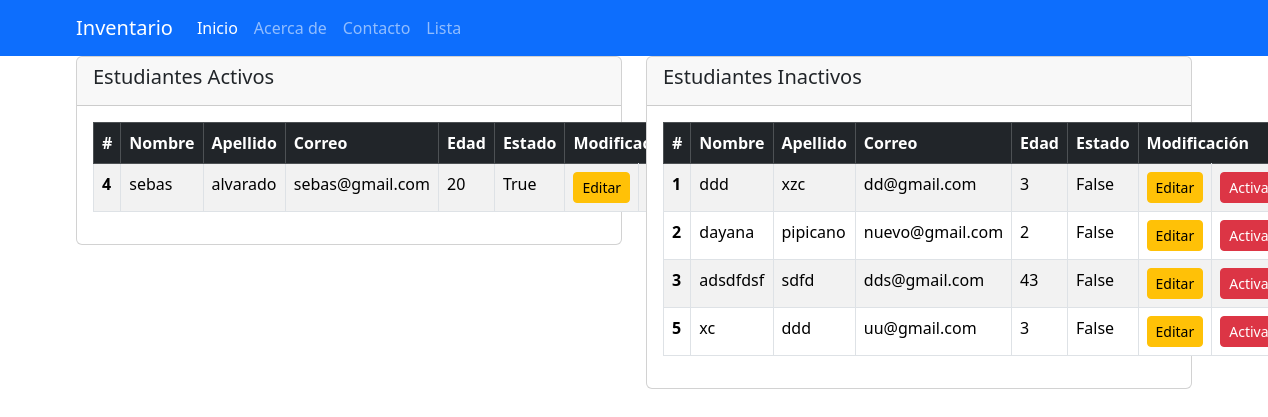
The app's page /listar_estudiente, older data.
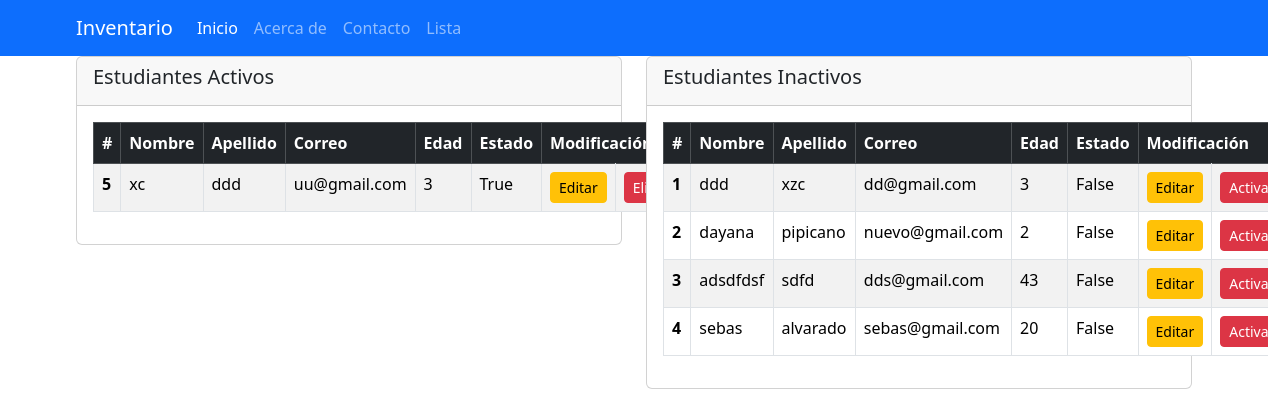
The same page, newer data.
### apps/usuarios/models.py (models this page shows)
class Estudiante(models.Model):
    nombre = models.CharField(max_length=50)
    apellido = models.CharField(max_length=50)
    correo = models.EmailField(unique=True)
    edad = models.IntegerField()
    estado = models.BooleanField(default=True)

### apps/usuarios/views.py (the view)
# urls.py: path('listar_estudiente', paginacion, name='listar_estudiante'),
def paginacion(request):
    estudiantes = Estudiante.objects.all()
    paginacion = Paginator(estudiantes,10)
    page_number = request.GET.get('page')
    page_obj = paginacion.get_page(page_number)
    return render(request,'listar_estudiante.html', {'page_obj':page_obj})

### template/listar_estudiante.html
{%include "base.html" %}
{% block body %}
<div class="container">
    <div class="row">
        <div class="col-md-6">
            <div class="card">
                <div class="card-header">
                    <h5 class="card-title">Estudiantes Activos</h5>
                </div>
                <div class="card-body">
                    <table class="table table-striped table-bordered">
                        <thead class="table-dark">
                            <tr>
                                <th scope="col">#</th>
                                <th scope="col">Nombre</th>
                                <th scope="col">Apellido</th>
                                <th scope="col">Correo</th>
                                <th scope="col">Edad</th>
                                <th scope="col">Estado</th>
                                <th colspan="2" scope="col">Modificación</th>
                            </tr>
                        </thead>
                        <tbody>
                            {% for c in page_obj %}
                            {% if c.estado %}
                            <tr>
                                <th scope="row">{{ forloop.counter }}</th>
                                <td>{{ c.nombre }}</td>
                                <td>{{ c.apellido }}</td>
                                <td>{{ c.correo }}</td>
                                <td>{{ c.edad }}</td>
                                <td>{{ c.estado }}</td>
                                <td><a href="{% url 'editar_estudiante' c.id %}" class="btn btn-warning btn-sm">Editar</a></td>
                                <td><a href="{% url 'eliminar_estudiante' c.id %}" class="btn btn-danger btn-sm">Eliminar</a></td>
                            </tr>
                            {% endif %}
                            {% endfor %}
                        </tbody>
                    </table>
                </div>
            </div>
        </div>
        <div class="col-md-6">
            <div class="card">
                <div class="card-header">
                    <h5 class="card-title">Estudiantes Inactivos</h5>
                </div>
                <div class="card-body">
                    <table class="table table-striped table-bordered">
                        <thead class="table-dark">
                            <tr>
                                <th scope="col">#</th>
                                <th scope="col">Nombre</th>
                                <th scope="col">Apellido</th>
                                <th scope="col">Correo</th>
                                <th scope="col">Edad</th>
                                <th scope="col">Estado</th>
                                <th colspan="2" scope="col">Modificación</th>
                            </tr>
                        </thead>
                        <tbody>
                            {% for c in page_obj %}
                            {% if not c.estado %}
                            <tr>
                                <th scope="row">{{ forloop.counter }}</th>
                                <td>{{ c.nombre }}</td>
                                <td>{{ c.apellido }}</td>
                                <td>{{ c.correo }}</td>
                                <td>{{ c.edad }}</td>
                                <td>{{ c.estado }}</td>
                                <td><a href="{% url 'editar_estudiante' c.id %}" class="btn btn-warning btn-sm">Editar</a></td>
                                <td><a href="{% url 'activar_estudiante' c.id %}" class="btn btn-danger btn-sm">Activar</a></td>
                            </tr>
                            {% endif %}
                            {% endfor %}
                        </tbody>
                    </table>
                </div>
            </div>
        </div>
    </div>
</div>
    {% endblock %}

Row changes from the older to the newer data that the page shows:
changed Estudiante "xc": moves from the list under "Estudiantes Inactivos" to the list under "Estudiantes Activos"
changed Estudiante "sebas": moves from the list under "Estudiantes Activos" to the list under "Estudiantes Inactivos"
